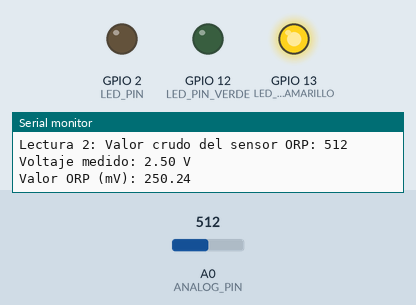
Bench run of a sketch on a simulated ESP8266 (NodeMCU). On the bench: output pins drawn as LEDs (lit = HIGH), the last lines printed to the serial monitor. The inputs (shaded band) are chosen by the test bench; at power-on: A0 (ANALOG_PIN) = 512.

Above: at 10.8 s.
10.9 s: A0 (ANALOG_PIN) set to 530
At 12.0 s:
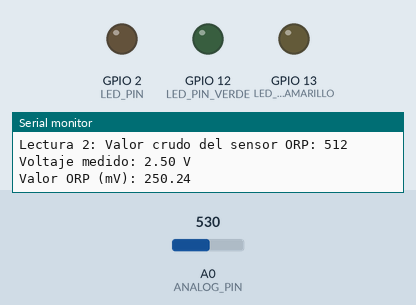
22.5 s: A0 (ANALOG_PIN) set to 511
At 25.8 s:
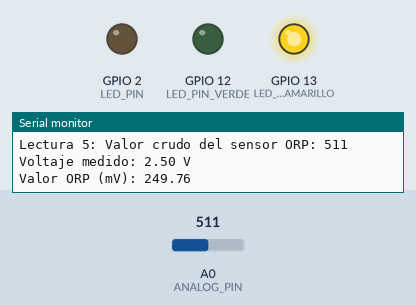
35.5 s: A0 (ANALOG_PIN) set to 716
At 40.8 s:
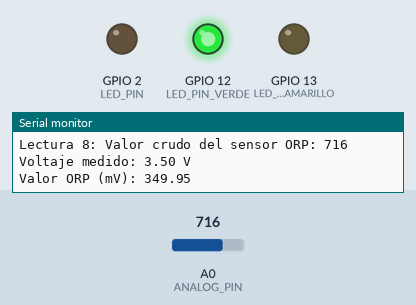
Timing chart, 0 to 52.5 s (numbered marks = the images above; inputs shaded):
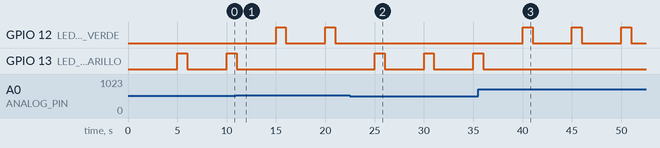

The sketch:

sensorORP_promedio.ino
```cpp
#include <Ticker.h>

#define LED_PIN_VERDE 12      // LED verde
#define LED_PIN_AMARILLO 13   // LED amarillo
#define LED_PIN 2             // Pin del LED interno del ESP8266
#define ANALOG_PIN A0         // Pin analógico


// Variables
float voltage = 0.0;
float orpValue = 0.0;

// Factor de calibracion
const float calibration = 0.1;

int readCount = 0; // Contador de lecturas
const int totalReads = 10; // Total de lecturas a tomar
float orpValues[totalReads];  // Vector donde se almacenan las lecturas


Ticker timer;                 // Instancia de Ticker
Ticker ledTimer;             // Instancia para controlar el apagado del LED

// Función para apagar el LED
void turnOffLed(int ledPin) {
  digitalWrite(ledPin, LOW); // Apaga el LED
}

// Leer el valor analógico y controlar el LED
void readAnalogSignal() {
  int sensorValue = analogRead(ANALOG_PIN); // Lee el valor del pin analógico (0-1023)

  Serial.print("Valor analógico: ");
  Serial.println(sensorValue);

  // Enciende el LED dependiendo del valor leído
  if (sensorValue > 512) {

    digitalWrite(LED_PIN_VERDE, HIGH); // Enciende el LED verde
    Serial.println("LED verde");
    ledTimer.once(1, turnOffLed, LED_PIN_VERDE); // Apagar el LED verde después de 1 segundo
  } else {
    digitalWrite(LED_PIN_AMARILLO, HIGH); // Enciende el LED amarillo
    Serial.println("LED amarillo");
    ledTimer.once(1, turnOffLed, LED_PIN_AMARILLO); // Apagar el LED amarillo después de 1 segundo

  }

  // Convertir valor crudo (0 - 1023) a voltaje
  voltage = (sensorValue / 1023.0) * 5;

  // Convertir voltaje a valor ORP (mV)
  orpValue = (voltage * calibration) * 1000;  // Según la calibración

  // Almacenar lectura
  orpValues[readCount] = orpValue;


  // Mostrar los resultados de la lectura actual
  Serial.print("Lectura ");
  Serial.print(readCount + 1);
  Serial.print(": Valor crudo del sensor ORP: ");
  Serial.println(sensorValue);
  Serial.print("Voltaje medido: ");
  Serial.print(voltage);
  Serial.println(" V");
  Serial.print("Valor ORP (mV): ");
  Serial.println(orpValue);

  // Incrementar contador de lecturas
  readCount++;

  // Si se llego a 10 lecturas
  if (readCount == totalReads) {

    // Promedio
    float sum = 0.0;
    for (int i = 0; i < totalReads; i++) {
      sum += orpValues[i];
    }
    float avgORP = sum / totalReads;

    // Mostrar promedio
    Serial.print("Promedio ORP (mV): ");
    Serial.println(avgORP);

    // Reiniciar contador y flag
    readCount = 0;
  }
}

void setup() {
  Serial.begin(115200);          // Comunicación serie
  pinMode(LED_PIN, OUTPUT);      // Pin del LED interno como salida
  pinMode(LED_PIN_VERDE, OUTPUT); // Pin del LED verde como salida
  pinMode(LED_PIN_AMARILLO, OUTPUT); // Pin del LED amarillo como salida

  // Configura el temporizador para llamar a la función cada 5 segundos
  timer.attach(5, readAnalogSignal);
}

void loop()  {}
```

Measured:
- the behaviour switches between 512 and 513 on A0 (ANALOG_PIN) (found by bisection; images 0 and 1)
- after the input at 10.9 s, GPIO 12 (LED_PIN_VERDE): alternates HIGH for 1.0 s and LOW for 4.0 s, starting after 4.1 s; GPIO 13 (LED_PIN_AMARILLO): goes on until 11.0 s, then stays LOW
- after the input at 22.5 s, GPIO 12 (LED_PIN_VERDE): stops changing and stays LOW; GPIO 13 (LED_PIN_AMARILLO): alternates HIGH for 1.0 s and LOW for 4.0 s, starting after 2.5 s
- after the input at 35.5 s, GPIO 12 (LED_PIN_VERDE): alternates HIGH for 1.0 s and LOW for 4.0 s, starting after 4.5 s; GPIO 13 (LED_PIN_AMARILLO): goes on until 36.0 s, then stays LOW
